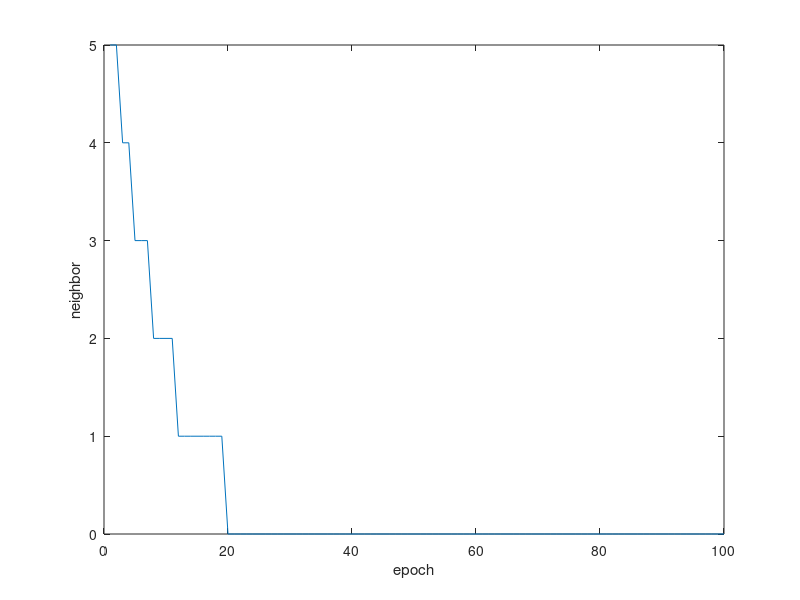

Reproduce this figure in MATLAB.
epochs = 100;
neighbor = zeros(1, epochs);
for i = 1 : epochs
    neighbor(i) = round(6 * exp(-i/8));
end
plot(1 : epochs, neighbor)
xlabel('epoch');
ylabel('neighbor');